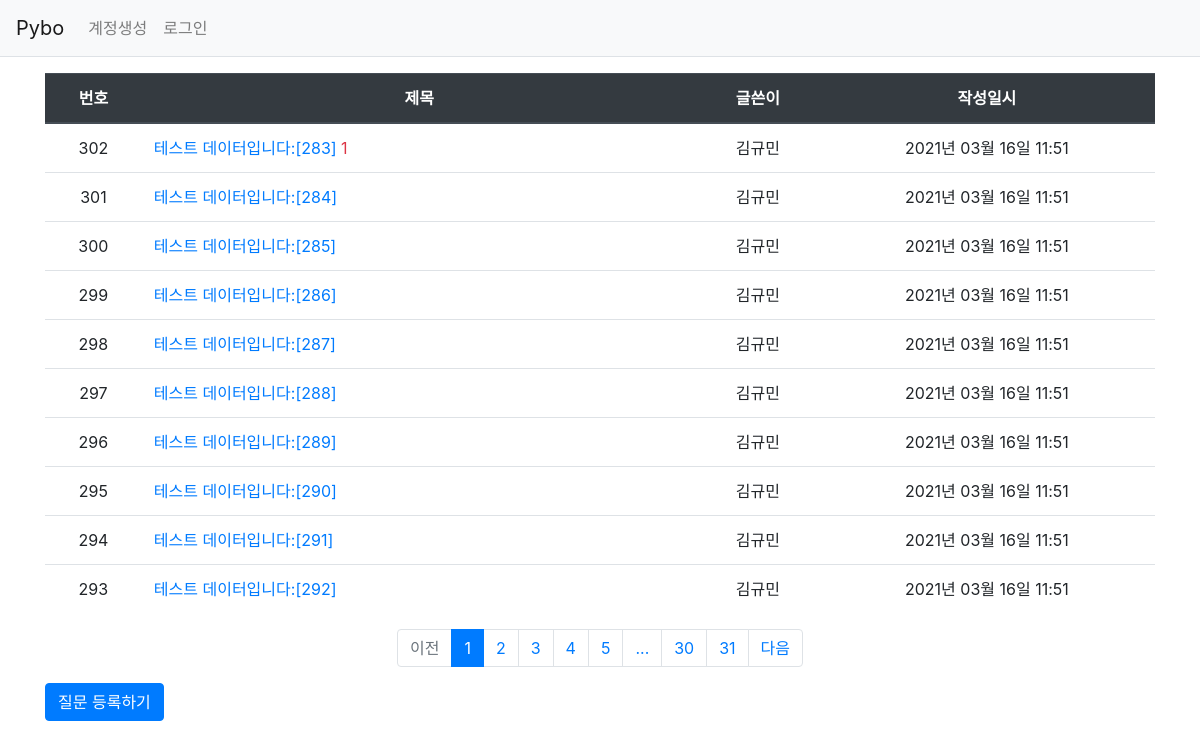
The page /question/list on the database its author committed.
### pybo/models.py (models this page shows)
class Question(db.Model):
    id = db.Column(db.Integer, primary_key=True)
    subject = db.Column(db.String(200), nullable=False)
    content = db.Column(db.Text(), nullable=False)
    create_date = db.Column(db.DateTime(), nullable=False)
    user_id = db.Column(db.Integer, db.ForeignKey('user.id', ondelete='CASCADE'), nullable=False)
    user = db.relationship('User', backref=db.backref('question_set'))
    modify_date = db.Column(db.DateTime(), nullable=True)

class User(db.Model):
    id = db.Column(db.Integer, primary_key=True)
    username = db.Column(db.String(150), unique=True, nullable=False)
    password = db.Column(db.String(200), nullable=False)
    email = db.Column(db.String(120), unique=True, nullable=False)

### pybo/views/question_views.py (the view)
@bp.route('/list')
def _list():
    page = request.args.get('page', type=int, default=1)  # 페이지
    question_list = Question.query.order_by(Question.create_date.desc())
    question_list = question_list.paginate(page, per_page=10)
    return render_template('question/question_list.html', question_list=question_list)

### pybo/filter.py (called while the page is built)
def format_datetime(value, fmt='%Y년 %m월 %d일 %H:%M'):
    return value.strftime(fmt)

### pybo/views/auth_views.py (called while the page is built)
@bp.before_app_request
def load_logged_in_user():
    user_id = session.get('user_id')
    if user_id is None:
        g.user = None
    else:
        g.user = User.query.get(user_id)

### pybo/templates/question/question_list.html
{% extends 'base.html' %}
{% block content %}
<div class="container my-3">
    <table class="table">
        <thead>
        <tr class="text-center thead-dark">
            <th>번호</th>
            <th style="width:50%">제목</th>
            <th>글쓴이</th>
            <th>작성일시</th>
        </tr>
        </thead>
        <tbody>
        {% if question_list %}
        {% for question in question_list.items %}
        <tr class="text-center">
            <td>{{ question_list.total - ((question_list.page-1) * question_list.per_page) - loop.index0 }}</td>
            <td class="text-left">
                <a href="{{ url_for('question.detail', question_id=question.id) }}">{{ question.subject }}</a>
                {% if question.answer_set|length > 0 %}
                <span class="text-danger" small m1-2">{{ question.answer_set|length }}</span>
                {% endif %}
            </td>
            <td>{{ question.user.username }}</td>
            <td>{{ question.create_date|datetime }}</td>
        </tr>
        {% endfor %}
        {% else %}
        <tr>
            <td colspan="3">질문이 없습니다.</td>
        </tr>
        {% endif %}
        </tbody>
    </table>
    <ul class="pagination justify-content-center">
        {% if question_list.has_prev %}
        <li class="page-item">
            <a class="page-link" href="?page={{ question_list.prev_num }}">이전</a>
        </li>
        {% else %}
        <li class="page-item disabled">
            <a class="page-link" tabindex="-1" aria-disabled="true" href="#">이전</a>
        </li>
        {% endif %}
        {% for page_num in question_list.iter_pages() %}
            {% if page_num %}
                {% if page_num != question_list.page %}
                <li class="page-item">
                    <a class="page-link" href="?page={{ page_num }}">{{ page_num }}</a>
                </li>
                {% else %}
                <li class="page-item active" aria-current="page">
                    <a class="page-link" href="#">{{ page_num }}</a>
                </li>
                {% endif %}
           {% else %}
                <li class="disabled">
                    <a class="page-link" href="#">...</a>
                </li>
           {% endif %}
        {% endfor %}
        {% if question_list.has_next %}
        <li class="page-item">
            <a class="page-link" href="?page={{ question_list.next_num }}">다음</a>
        </li>
        {% else %}
        <li class="page-item disabled">
            <a class="page-link" tabindex="-1" aria-disabled="true" href="#">다음</a>
        </li>
        {% endif %}
    </ul>
    <a href="{{ url_for('question.create') }}" class="btn btn-primary">질문 등록하기</a>
</div>
{% endblock %}

### pybo/templates/base.html (shortened to what this page needs)
<!doctype html>
<html lang="ko">
<head>
    <link rel="stylesheet" href="{{ url_for('static', filename='bootstrap.min.css') }}">
    <link rel="stylesheet" href="{{ url_for('static', filename='style.css') }}">
</head>
<body>
{% include "navbar.html" %}
{% block content %}
{% endblock %}
</body>
</html>

### pybo/templates/navbar.html (shortened to what this page needs)
<nav class="navbar navbar-expand-lg navbar-light bg-light border-bottom">
    <a class="navbar-brand" href="{{ url_for('main.index') }}">Pybo</a>
    <div class="collapse navbar-collapse flex-grow-0" id="navbarNav">
        {% if g.user %}
        <ul class="navbar-nav">
            <li class="nav-item ">
                <a class="nav-link" href="{{ url_for('auth.logout') }}">{{ g.user.username }} (로그아웃)</a>
            </li>
        </ul>
        {% else %}
        <ul class="navbar-nav">
            <li class="nav-item ">
                <a class="nav-link" href="{{ url_for('auth.signup') }}">계정생성</a>
            </li>
            <li class="nav-item ">
                <a class="nav-link" href="{{ url_for('auth.login') }}">로그인</a>
            </li>
        </ul>
        {% endif %}
    </div>
</nav>

### rows shown on the page
Question: total "302", subject "테스트 데이터입니다:[283]", answer_set|length "1", user.username "김규민", create_date "2021년 03월 16일 11:51"
Question: total "301", subject "테스트 데이터입니다:[284]", user.username "김규민", create_date "2021년 03월 16일 11:51"
Question: total "300", subject "테스트 데이터입니다:[285]", user.username "김규민", create_date "2021년 03월 16일 11:51"
Question: total "299", subject "테스트 데이터입니다:[286]", user.username "김규민", create_date "2021년 03월 16일 11:51"
Question: total "298", subject "테스트 데이터입니다:[287]", user.username "김규민", create_date "2021년 03월 16일 11:51"
Question: total "297", subject "테스트 데이터입니다:[288]", user.username "김규민", create_date "2021년 03월 16일 11:51"
Question: total "296", subject "테스트 데이터입니다:[289]", user.username "김규민", create_date "2021년 03월 16일 11:51"
Question: id "295", subject "테스트 데이터입니다:[290]", user.username "김규민", create_date "2021년 03월 16일 11:51"
Question: total "294", subject "테스트 데이터입니다:[291]", user.username "김규민", create_date "2021년 03월 16일 11:51"
Question: total "293", subject "테스트 데이터입니다:[292]", user.username "김규민", create_date "2021년 03월 16일 11:51"

### other values the page prints
{{ page_num }} "1"
{{ page_num }} "2" "3" "4" "5" "30" "31"
